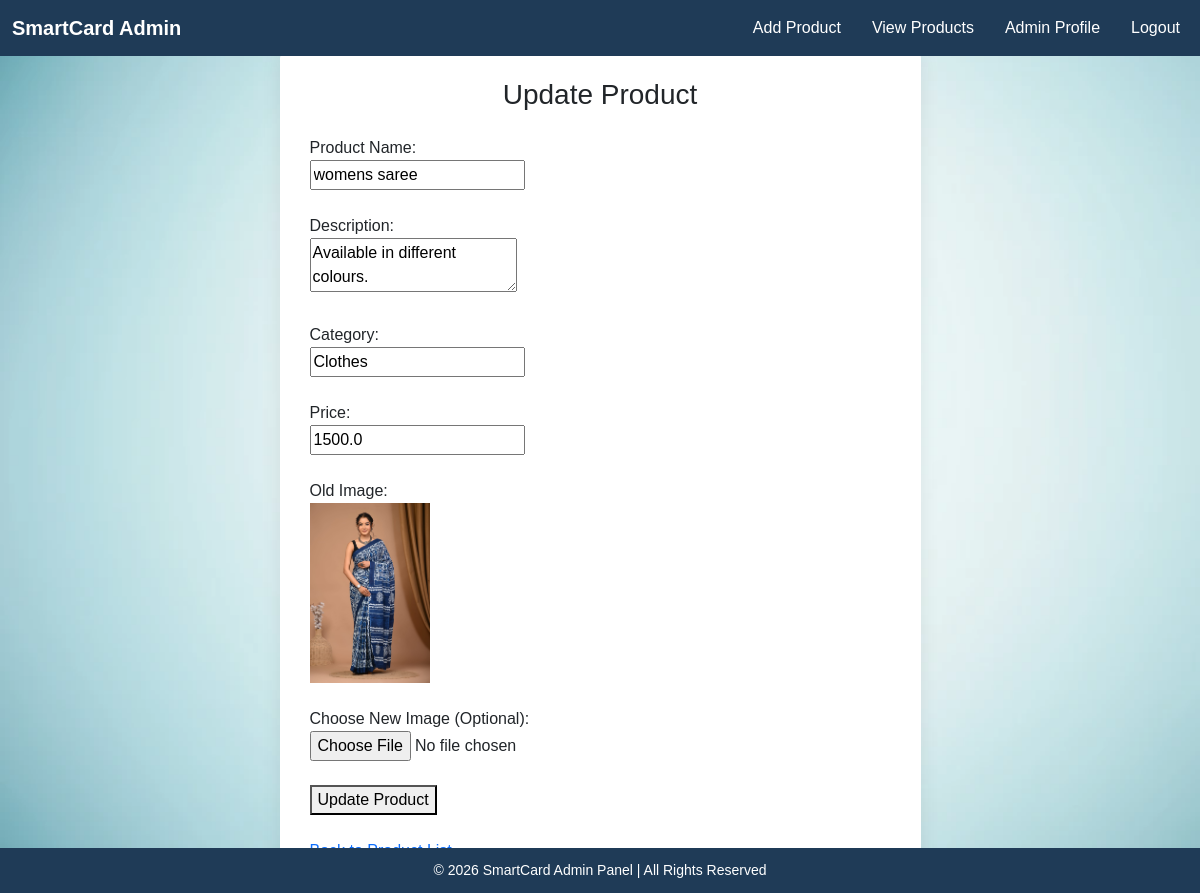
Page /admin/update-item/3 (signed in) on the committed database.
### tables this page shows
CREATE TABLE products (
    product_id INTEGER PRIMARY KEY AUTOINCREMENT,
    name TEXT,
    description TEXT,
    category TEXT,
    price REAL,
    image TEXT,
    admin_id INTEGER,
    quantity INTEGER DEFAULT 0,

    FOREIGN KEY(admin_id) REFERENCES admin(admin_id)
);

### app.py (the view)
@app.route('/admin/update-item/<int:item_id>', methods=['GET'])
def update_item_page(item_id):
    if 'admin_id' not in session:
        flash("Please login!", "danger")
        return redirect('/admin-login')
    conn = get_db_connection()
    cursor = conn.cursor()
    cursor.execute("SELECT * FROM products WHERE product_id = ?", (item_id,))
    product = cursor.fetchone()
    cursor.close()
    conn.close()
    if not product:
        flash("Product not found!", "danger")
        return redirect('/admin/item-list')
    return render_template("admin/update_item.html", product=product)

### app.py (called while the page is built)
def get_db_connection():
    conn = sqlite3.connect(DATABASE)
    conn.row_factory = sqlite3.Row
    return conn

### templates/admin/update_item.html (shortened to what this page needs)
<!DOCTYPE html>
<html>
<head>
  <link href="https://cdn.jsdelivr.net/npm/bootstrap@5.3.3/dist/css/bootstrap.min.css" rel="stylesheet">
<link rel="stylesheet" href="{{ url_for('static', filename='css/admin.css') }}">
</head>
<body>
<nav class="navbar navbar-expand-lg navbar-custom fixed-top">
  <div class="container-fluid">
    <a class="navbar-brand" href="/admin-dashboard">SmartCard Admin</a>
    {% if session.get('admin_id') %}
    <div class="collapse navbar-collapse justify-content-end" id="navMenu">
      <ul class="navbar-nav">
        <li class="nav-item">
          <a class="nav-link" href="/admin/add-item">Add Product</a>
        </li>
        <li class="nav-item">
          <a class="nav-link" href="/admin/item-list">View Products</a>
        </li>
        <li class="nav-item">
          <a class="nav-link" href="/admin/profile">Admin Profile</a>
        </li>
        <li class="nav-item">
          <a class="nav-link" href="/admin-logout">Logout</a>
        </li>
      </ul>
    </div>
    {% endif %}
  </div>
</nav>
<div class="container mt-5">
  <div class="row justify-content-center">
    <div class="col-lg-7">
      <div class="card-box">
<h3 class="mb-4 text-center">Update Product</h3>
<form method="POST" action="/admin/update-item/{{ product.product_id }}" enctype="multipart/form-data">
    <label>Product Name:</label><br>
    <input type="text" name="name" value="{{ product.name }}" required><br><br>
    <label>Description:</label><br>
    <textarea name="description" required>{{ product.description }}</textarea><br><br>
    <label>Category:</label><br>
    <input type="text" name="category" value="{{ product.category }}" required><br><br>
    <label>Price:</label><br>
    <input type="number" step="0.01" name="price" value="{{ product.price }}" required><br><br>
    <label>Old Image:</label><br>
    <img src="/static/uploads/product_images/{{ product.image }}" width="120"><br><br>
    <label>Choose New Image (Optional):</label><br>
    <input type="file" name="image" accept="image/*"><br><br>
    <button type="submit">Update Product</button>
</form>
<br>
<a href="/admin/item-list">Back to Product List</a>
        </div>
      </div>
    </div>
  </div>
<footer class="footer">
    © 2026 SmartCard Admin Panel | All Rights Reserved
</footer>
</body>
</html>

### static/css/admin.css (style rules this page uses)
body { background-color: #f4f6f9; padding-top: 80px; font-family: Arial, sans-serif; }
.navbar-custom { background-color: #1e3d59; }
.navbar-custom .nav-link, .navbar-custom .navbar-brand { color: #ffffff !important; }
.footer { text-align: center; padding: 15px; background: #1e3d59; color: white; margin-top: 40px; }
body { margin: 0; font-family: Arial, Helvetica, sans-serif; background-color: #f2f2f2; }
.footer { position: fixed; bottom: 10px; width: 100%; text-align: center; font-size: 14px; }
body { margin: 0; padding: 0; }
.footer { position: fixed; bottom: 0; width: 100%; background-color: #1f3b57; color: white; text-align: center; padding: 10px 0; font-size: 14px; }
body { margin: 0; padding-top: 80px; background-color: #f4f6f9; font-family: Arial, Helvetica, sans-serif; }
.navbar-custom { background-color: #1f3b57; }
.navbar-custom .navbar-brand { color: white; font-weight: bold; font-size: 20px; }
.navbar-custom .nav-link { color: white; margin-left: 15px; }
.card-box { background: white; padding: 30px; border-radius: 10px; box-shadow: 0px 5px 20px rgba(0, 0, 0, 0.08); }
.footer { background-color: #1f3b57; color: white; text-align: center; padding: 12px 0; margin-top: 50px; }
body { background: url("../images/cart7.webp") no-repeat center center fixed; background-size: cover; margin: 0; padding: 0; }

### rows in the picture
products: name "womens saree", description "Available in different colours.", category "Clothes", price "1500.0", image (picture)
